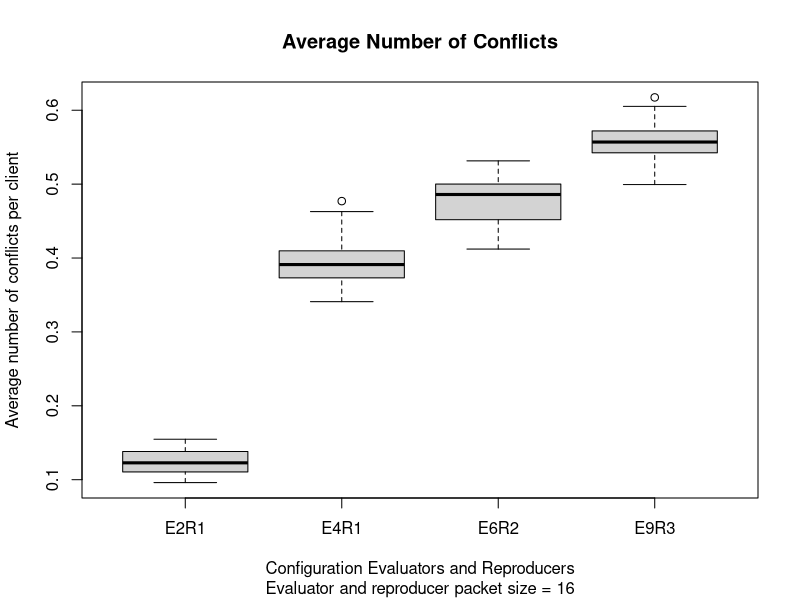

Source code (R):
conflicts.i128.p128.er16.eval2.repro1 <- read.table('conflicts-i128-p128-er16-eval2-repro1.dat')
conflicts.i128.p128.er16.eval6.repro2 <- read.table('conflicts-i128-p128-er16-eval6-repro2.dat')
conflicts.i128.p128.er16.eval4.repro1 <- read.table('conflicts-i128-p128-er16-eval4-repro1.dat')
conflicts.i128.p128.er16.eval9.repro3 <- read.table('conflicts-i128-p128-er16-eval9-repro3.dat')
conflicts.er16.df <- data.frame( Configuration=c(rep('E2R1',length(conflicts.i128.p128.er16.eval2.repro1$V1)), 
                                rep('E4R1',length(conflicts.i128.p128.er16.eval4.repro1$V1)),
                                rep('E6R2',length(conflicts.i128.p128.er16.eval6.repro2$V1)),
                                rep('E9R3',length(conflicts.i128.p128.er16.eval9.repro3$V1)) ),
                            Conflicts=c(conflicts.i128.p128.er16.eval2.repro1$V1,
                              conflicts.i128.p128.er16.eval4.repro1$V1,
                              conflicts.i128.p128.er16.eval6.repro2$V1,
                              conflicts.i128.p128.er16.eval9.repro3$V1));
boxplot(conflicts.er16.df$Conflicts ~ conflicts.er16.df$Configuration,main='Average Number of Conflicts',
        sub='Evaluator and reproducer packet size = 16',xlab='Configuration Evaluators and Reproducers',ylab='Average number of conflicts per client' )
